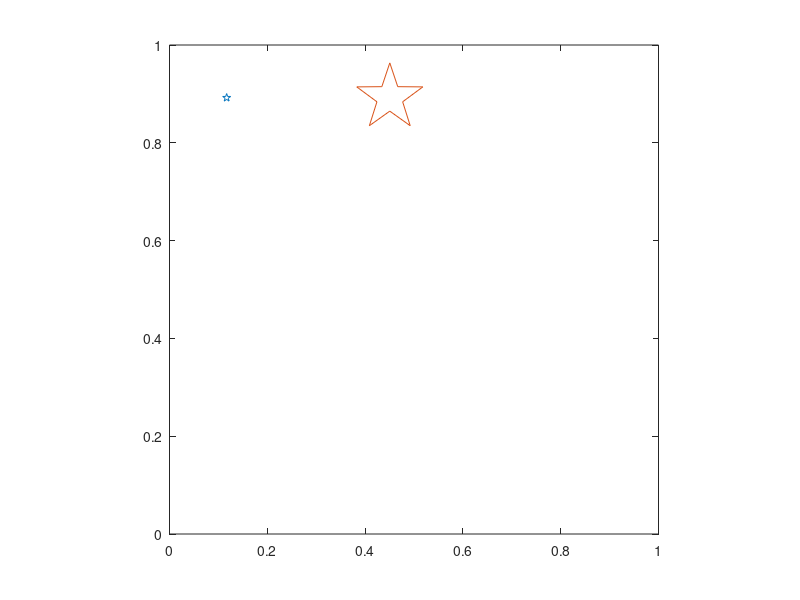

Write MATLAB code to recreate this figure. (Note: this script raises an error after producing the figure.)
close all;clear all
fig1=figure;
plt1=plot(rand,rand,'p',rand,rand,'p','markersize',50);
axis([0 1 0 1]);axis square;
btn=0;
set(fig1,'units','normal');set(gca,'units','normal');
set(gca,'drawmode','fast');
set(findobj(0,'erasemode','normal'),'erasemode','xor');
set(fig1,'windowbuttondownfcn','btn=1;guisample2(1);');
set(fig1,'windowbuttonmotionfcn','if(btn==1) guisample2(2);end');
set(fig1,'windowbuttonupfcn','btn=0;guisample2(3);');
